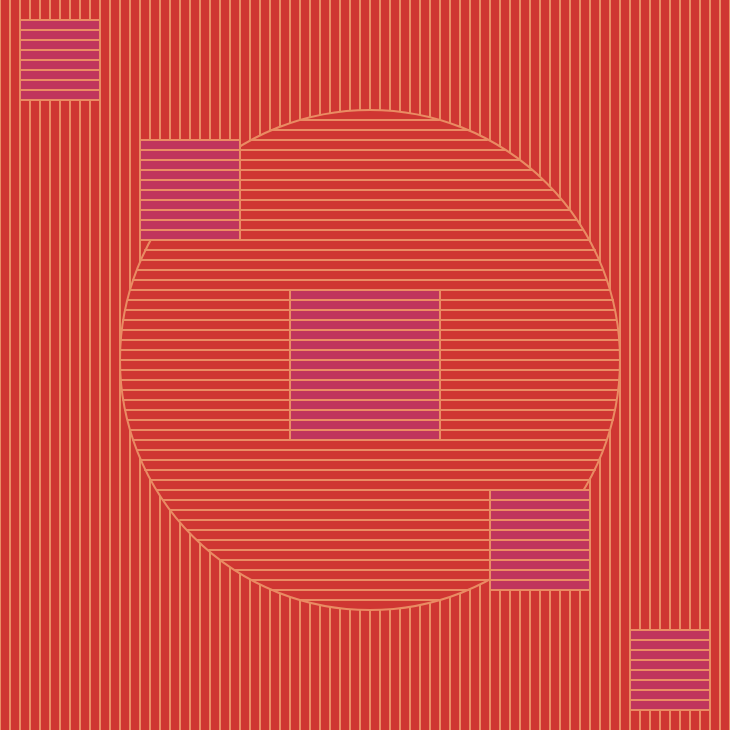
Frame 1 (no input)
Frame 60 (no input): identical to frame 1, image omitted
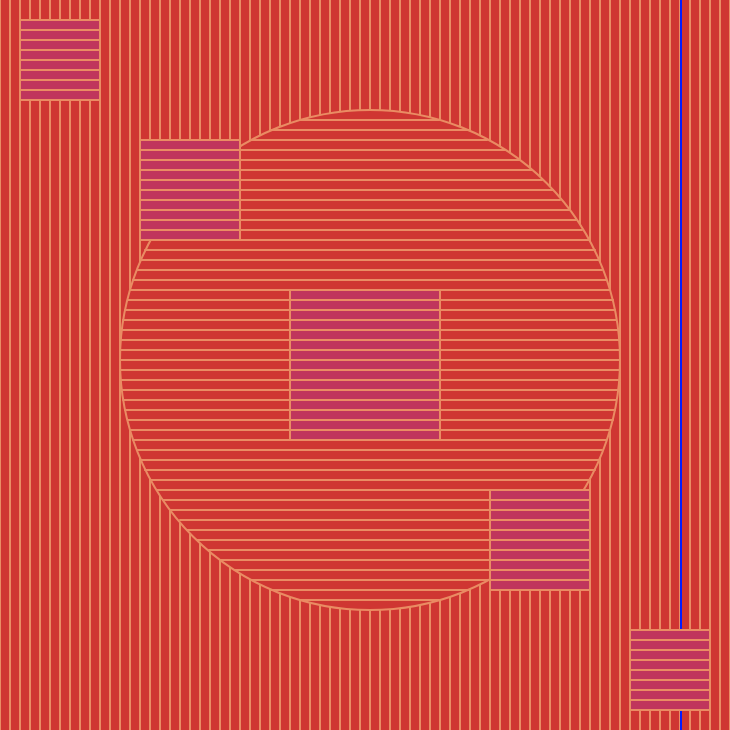
Frame 120 (the mouse pressed at the canvas centre since frame 60)

The p5.js sketch that drew these frames (run headless with seeded random() and noise() and a simulated clock; from frame 60 on, the mouse is pressed at the canvas centre):

// p5.js sketch
// ── sketch.js
function setup() {
    // Put things you want to run once in here. 
    createCanvas(730,730)
    strokeWeight(1)

    a = 800;
    w = -150; 
    s = 0; // ysed to scale circle

  }
  
  function draw(){
    // Put things you want to over and over here. 

        background(207,54,50);
        stroke(234,140,99)
        strokeWeight(2)
        for (var i = 0; i < 800; i += 10) {
            
        line(i, 0, i, 800);
        }

        
        // large circle 
        stroke(234,140,99)
        fill(207,54,50)
        circle(370,360,500)
        
        // moving blue line
        stroke(4,28,300)
        line(a,-150,a,800)
        a = a - 1;
        if (a<-150){
            a = 800;
        }
   // moving orange line     
        stroke(4,28,300)
        line(w,-150,w,800)
        w = w +1;
        if (w > 800){
            w = -100
        }

      //lines in circle 
        stroke(234,140,99)
      line(300,120,439,120)
      line(270,130,470,130)
      line(250,140,487,140)
      line(235,150,505,150)
      line(220,160,520,160)
      line(209,170,532,170)
      line(197,180,542,180)
      line(187,190,553,190)
      
        line(150,200,560,200)
        line(170,210,570,210)
        line(180,220,576,220)
        line(190,230,582,230)
        line(200,240,590,240)
        line(145,250,595,250)
        line(140,260,600,260)
        line(137,270,602,270)
        line(133,280,606,280)
        line(130,290,610,290)
        line(128,300,613,300)
        line(125,310,615,310)
        line(123,320,616,320)
        line(120,330,619,330)
        line(120,340,620,340)
        line(120,350,620,350)
        line(120,360,620,360)
        line(120,370,620,370)
        line(120,380,620,380)
        line(120,390,620,390)
        line(123,400,616,400)
        line(125,410,615,410)
        line(128,420,613,420)
        line(130,430,610,430)
        line(133,440,606,440)
        line(137,450,602,450)
        line(140,460,600,460)
        line(145,470,595,470)
        line(150,480,590,480)
        line(157,490,585,490)
        line(163,500,580,500)
        line(170,510,583,510)
        line(180,520,583,520)
        line(187,530,570,530)
        line(197,540,563,540)
        line(209,550,555,550)
        line(220,560,500,560)
        line(235,570,500,570)
        line(250,580,500,580)
        line(270,590,470,590)
        line(300,600,439,600)


        
        //function chord(){
           // let angle1 = random(0,2*PI);
           // let xpos1 = 370
        //}

        // rectangles 
        stroke(234,140,99)
        
        fill(192,53,92)

        strokeWeight(2);

        rect(20,20,80,80);

        
        for(var i = 30; i < 100; i+= 10){
        
            line(20,i,100,i)
            } 

        //translate the rectangel
        translate(120,120);

        rect(20,20,100,100);

        // ine in rectangle
        for(var i = 30; i < 120; i+= 10){
        
        line(20,i,120,i)
        } 


        //translate the rectangel
        translate(150,150);
 
        rect(20,20,150,150);

        // ine in rectangle
        for(var i = 30; i < 170; i+= 10){
        
        line(20,i,170,i)
        
        } 

  //translate the rectangel
  translate(200,200);
    
  rect(20,20,100,100);

  // ine in rectangle
  for(var i = 30; i < 120; i+= 10){
  
  line(20,i,120,i)
  } 
   
   //translate the rectangel
   translate(140,140);

   rect(20,20,80,80);
 
   // ine in rectangle
   for(var i = 30; i < 100; i+= 10){
   
   line(20,i,100,i)
   } 
   /*stroke(234,140,99)
   strokeWeight(2)
   for (var t = 0; t < 800; t += 10) {
     rotate(Pi + t) 
     print (8); 
   line(t, 0, t, 800);
   }  */ 
 
    }
